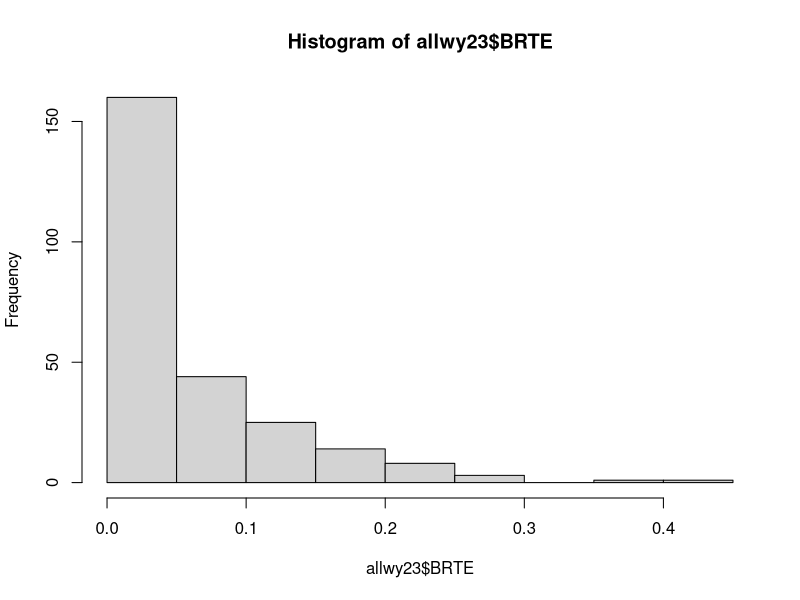
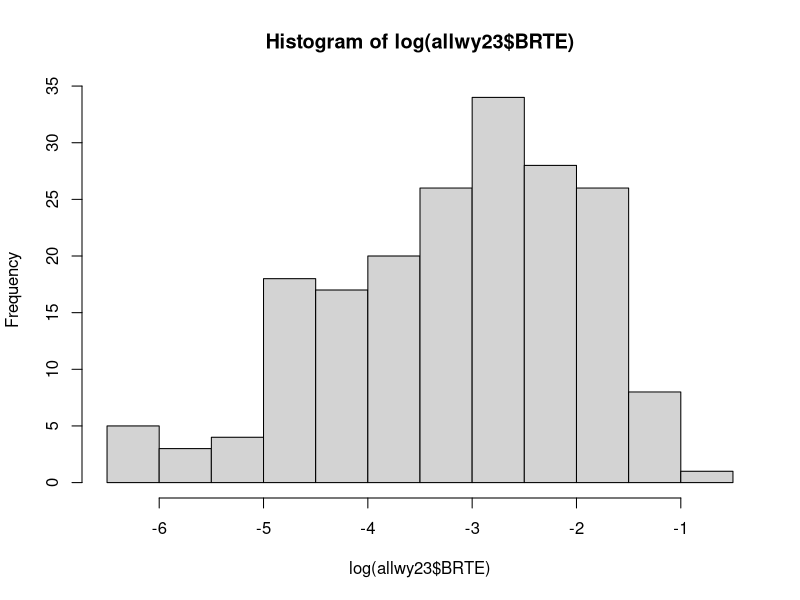
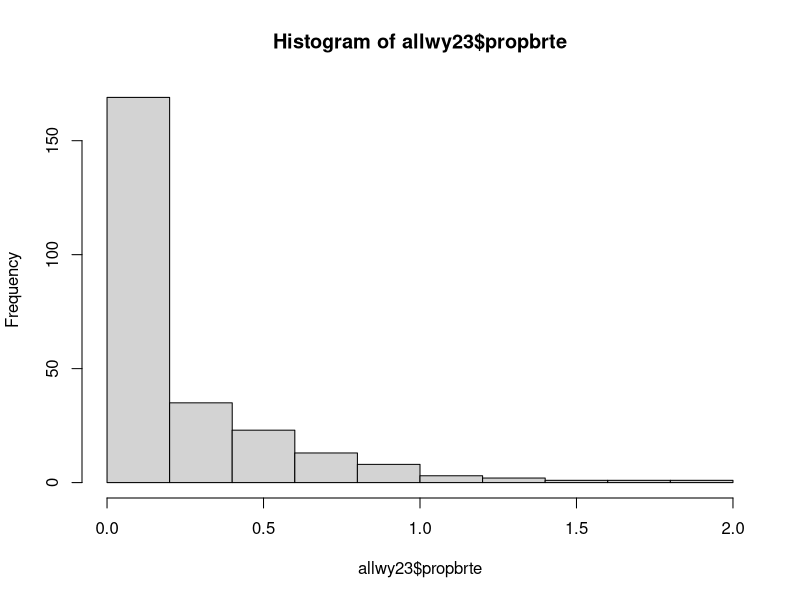
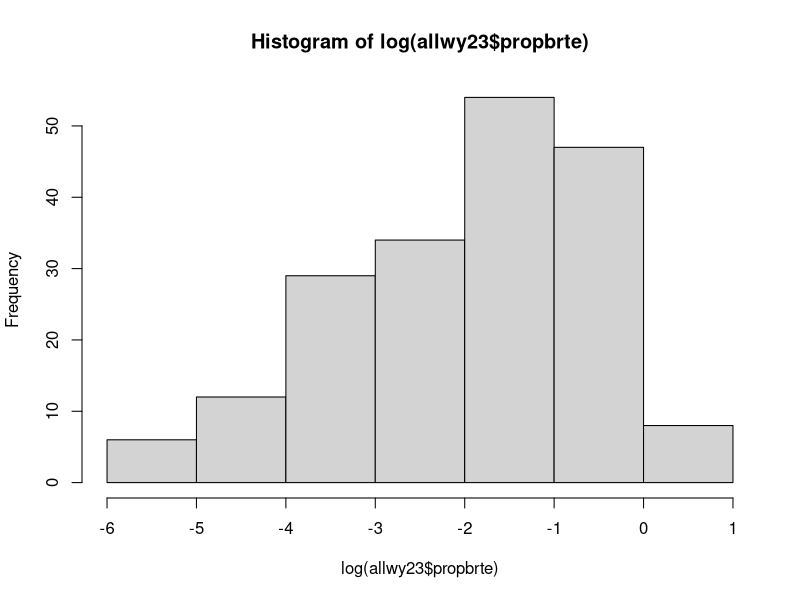
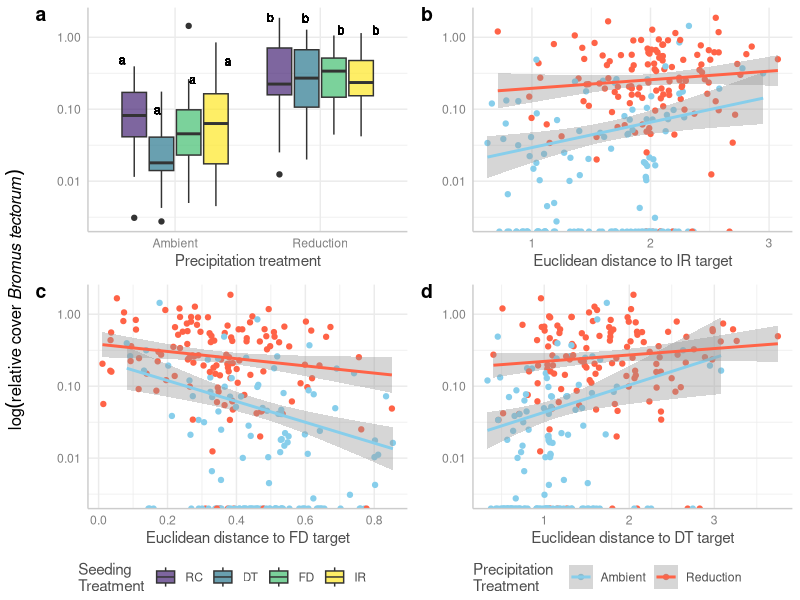

Reproduce these figures in R, in order. (Note: this script raises an error after producing the figures.)
#### Analysis of invasion, WY 
#### how are inv species growth effected by native species in the different seeded communities? and
#### with our distance from targets?
#### Are IR communities or traits any more resistant to invasion than random? than FD? 
#### Are communities with more IR-target traits more tolerant of drought?
##(Is the likelihood of being invaded effected by any of the treatments?)

## packages
library(tidyverse)
library(lme4)
library(lmerTest)
library(ggeffects)

## read in all data and clean to create master dataframe
comp.wy <- read.csv("data/comp_wy_plot.csv") # Wyoming species comp data 
comp.wy <- comp.wy %>% filter(year == "2023") #remove pre-treatment data
#correct factor columns
comp.wy <- comp.wy %>% select(-drought)
comp.wy$year<-as.factor(comp.wy$year)
comp.wy$trt <- as.factor(comp.wy$trt)
comp.wy$block <- as.factor(comp.wy$block)
comp.wy <- comp.wy %>% mutate(trt = str_replace(trt, "^r$", "rand")) #make r match rand in cwm df

cwm.wy <- read.csv("data/cwm_wy(plot).csv")# Wyoming CWM data
cwm.wy$year <- as.factor(cwm.wy$year)
#make new sequence column
cwm.wy <- cwm.wy %>% mutate(yrorder = ifelse(year=="2021","1",
                                             ifelse(year=="2022","2",
                                                    ifelse(year=="2023","3","0"))))
cwm.wy$yrorder <- as.numeric(cwm.wy$yrorder)
#add plot ID column (but give NA to target/predicted communities)
cwm.wy <- cwm.wy %>% 
  mutate(plot = paste(block, trt, year, sep = "."))
cwm.wy <- cwm.wy %>% filter(year != "0") #remove predicted/target communities

cwm.wy <- cwm.wy %>% select(-c(rootdiam,veg)) #remove CWM rootdiam column to avoid confusion
cwmFD <- read.csv("data/cwm_raoq_wy(plot).csv") #add FD for traits that need it (rootdiam/veg)
cwmFD <- cwmFD %>% select(block,trt,year,drought,rootdiam,veg, full) #only columns we need
cwm.wy <- merge(cwm.wy,cwmFD, all.x=T)

# combine to master df (remove spp columns for now)
allwy23 <- merge(comp.wy[,-c(5:11,13:60)],cwm.wy, by=c("year","trt","block"))
allwy23$trt <- as.factor(allwy23$trt)

# also combine CWM_distances dataframe to master df 
wydist <- read.csv("data/cwm_maxdistances_wy(plot).csv")
#break apart distances ID to make wider and merge together
wydist <- separate(wydist, trt.b.y, into = c("trt", "block", "year"), sep = "\\.")
wydist <- wydist %>% mutate(trt = str_replace(trt, "^r$", "rand")) #make r match rand in cwm df

allwy23 <- merge(allwy23,wydist, by=c("year","trt","block"), all.x=T)
allwy23$trt <- as.factor(allwy23$trt)
allwy23$block <- as.factor(allwy23$block)
allwy23$year <- as.factor(allwy23$year)
#allwy$subplot <- as.factor(allwy$subplot)
allwy23$drought <- as.factor(allwy23$drought)

### how many WY 2022+2023 data need to be dropped from CWM calculations 
subvalid <- comp.wy %>% group_by(block,trt,year) %>%
  mutate(propnative = nativecov.plot/totcov.plot*100) %>% 
  filter(propnative < 80)
table(subvalid$year)
(17+132)/(512*3)*100 # only 10% total observation to remove
allwy23 <- allwy23 %>% 
  mutate(propnative = nativecov.plot/totcov.plot*100) %>% 
  mutate(propbrte = BRTE/totcov.plot) %>% #this one is not converted to percent
  mutate(propnativebrte = propnative+(BRTE*100))

## Ensure levels are correctly compared in models
allwy23$trt <- relevel(allwy23$trt, ref = "rand") #make random communities the reference level
allwy23$drought <- relevel(allwy23$drought, ref = "cntl") #make ambient precip the reference level
#for visuals
droughtcolswy <- c("cntl"="skyblue", "drt"="tomato") #create variable for color

### data summary
# look at response variable in each dataset
# looking at plots as a whole even though we seeded into one of the subplots, so 256 total plots
# WY
hist(allwy23$BRTE)
hist(log(allwy23$BRTE)) #better logged
allwy23 %>% filter(BRTE!="0") %>% n_distinct() #only 192/512 (-250 or so not seeded or found) have BRTE (~75%)
allwy23 <- allwy23 %>% mutate(log.brte = log(BRTE)) %>% 
  mutate(log.brte = ifelse(log.brte == -Inf, NA, log.brte))
# #check additional variables
hist(allwy23$propbrte)
hist(log(allwy23$propbrte)) #better logged
allwy23 %>% filter(propbrte!="0") %>% n_distinct() #only 192/512 (-250 or so not seeded or found) have BRTE (~75%)
allwy23 <- allwy23 %>% mutate(log.propbrte = log(propbrte)) %>% 
  mutate(log.propbrte = ifelse(log.propbrte == -Inf, NA, log.propbrte))
# #make invcov column
# allwy23 <- allwy23 %>% mutate(invcov = totcov.plot-nativecov.plot) #(already a proportion)
# hist(allwy23$invcov)
# hist(log(allwy23$invcov)) #better logged
# allwy23 %>% filter(invcov!="0") %>% n_distinct() #only 259/512 (-259 not seeded or found) have BTRE
# allwy23 <- allwy23 %>% mutate(log.inv = log(invcov)) %>% 
#   mutate(log.inv = ifelse(log.inv == -Inf, NA, log.inv))

#### remove all plots where CWM could not be validly calculated
#### not using this for invasion analysis because where there was
#### high proportion of invasive species is relevant to our question
#suballwy23 <- allwy23 %>% filter(propnativebrte >= 80)

#model
summary(trtmod <- lmer(log.propbrte~trt*drought+ (1|block), allwy23))
summary(irmod <- lmer(log.propbrte~distir*drought+ (1|block), allwy23))
summary(dtmod <-lmer(log.propbrte~distdt*drought+ (1|block), allwy23))
summary(fdmod <- lmer(log.propbrte~distfd*drought+ (1|block), allwy23))

# summary(irmod <- glmer(BRTEpres~trt*drought+ (1|block), fortest, family = "binomial"))
# x <- ggpredict(irmod,c("trt","drought")) 
# plot(x, show.title = F)
#anova(lmer(log.gr~distdt*trt*distfd*drought*year+ (1|block), testno))

#### Making plots
## ~ seeding treatment
#create letters for plotting:
library(emmeans)
# Step 1: Get the emmeans for the interaction of trt, drought, and year
emm_trt <- emmeans(trtmod, ~ trt * drought)
## # Step 2: Obtain pairwise contrasts for the interaction
## contrast_trt <- contrast(emm_trt, method = "pairwise")
# Step 2: Generate the compact letter display using multcomp::cld
letters <- multcomp::cld(emm_trt, alpha = 0.05, Letters = letters, adjust = "tukey")
# Step 3: Convert the results to a data frame
letters_df <- as.data.frame(letters)
# Step 4: Create a temporary data frame with the desired y-position for plotting
dttemp2 <- allwy23 %>%
  group_by(drought, trt) %>%
  summarise(yposition = quantile(propbrte, .9, na.rm=T), .groups = 'drop')
# Step 5: Merge the letter results with the y-position data
dttemp2 <- merge(letters_df, dttemp2, by = c("drought", "trt"))
# Merge with the original data to get the final dataset
dttemp3 <- merge(allwy23, dttemp2, by = c("drought", "trt"), all = TRUE)

#plot:
invboxwy <- ggplot(dttemp3, aes(y=propbrte,x=drought,fill=trt))+
  geom_boxplot()+
  geom_text(aes(y=yposition,label = .group), 
            position = position_dodge(width = .97), 
            vjust = -2,
            size=3)+
  scale_y_log10() +
  scale_x_discrete(labels = c("Ambient", "Reduction"))+
  scale_fill_viridis_d(option = "D", begin = .1, end = 1, alpha = 0.7,
                       labels = c("RC","DT","FD","IR"))+
  labs(y=" ", fill="Seeding 
Treatment", x = "Precipitation treatment")+
  theme_ggeffects()


## ~ distance to IR traits
invirwy <- ggplot(allwy23, aes(y=propbrte,x=distir,col=drought))+
  geom_point()+
  geom_smooth(method = "lm")+
  scale_color_manual(values=droughtcolswy, labels = c("Ambient", "Reduction"))+
  labs(y=" ", x="Euclidean distance to IR target", col="Precipitation 
Treatment")+
  scale_y_log10() +
  #stat_cor(label.y = c(c(3,3.5),c(-2.5,-2.6)))+
  theme_ggeffects()

## ~ distance to DT traits
invdtwy <- ggplot(allwy23, aes(y=propbrte,x=distdt,col=drought))+
  geom_point()+
  geom_smooth(method = "lm")+
  scale_color_manual(values=droughtcolswy, labels = c("Ambient", "Reduction"))+
  labs(y=" ", x="Euclidean distance to DT target", col="Precipitation 
Treatment")+
  scale_y_log10() +
  #stat_cor(label.y = c(c(3,3.5),c(-2.5,-2.6)))+
  theme_ggeffects()

## ~ distance to FD traits
invfdwy <- ggplot(allwy23, aes(y=propbrte,x=distfd,col=drought))+
  geom_point()+
  geom_smooth(method = "lm")+
  scale_color_manual(values=droughtcolswy, labels = c("Ambient", "Reduction"))+
  labs(y=" ", x="Euclidean distance to FD target", col="Precipitation 
Treatment")+
  scale_y_log10() +
  #stat_cor(label.y = c(c(3,3.5),c(-2.5,-2.6)))+
  theme_ggeffects()


#### combined figures
library(ggpubr)
wyfigtop <- ggarrange(invboxwy,invfdwy, nrow=2,
                      common.legend = T, legend = "bottom",
                      labels = c("a","c"))#,label.x = .05)
wyfigbottom <-ggarrange(invirwy,invdtwy, nrow=2,
                        common.legend = T, legend = "bottom",
                        labels = c("b","d"))#,label.x = .05)
wyfiginvasion <- ggarrange(wyfigtop,wyfigbottom, ncol=2)
wyfiginvasion <- annotate_figure(wyfiginvasion,
                                 left = text_grob(bquote(log(relative~cover~italic("Bromus tectorum"))), rot=90))
                                 #left = text_grob(?bquote(""*"log(relative cover "(italic(Bromus tectorum))*""), rot=90))
                                 #left="log(relative cover *Bromus tectorum*)")

tiff("figures/invasionfigwy.tiff", res=400, height = 5,width =8, "in",compression = "lzw")
wyfiginvasion
dev.off()
################################################################

#####output of models as formatted tables:
library(lme4)
library(broom.mixed)
library(knitr)
library(kableExtra)

model_summary <- tidy(dtmod)

# Separate fixed and random effects
fixed_effects <- model_summary %>% filter(effect == "fixed")
random_effects <- model_summary %>% filter(effect == "ran_pars")

# Adjusting Terms to be More Descriptive
fixed_effects <- fixed_effects %>%
  mutate(term = recode(term,
                       `(Intercept)` = "Intercept",
                       `trt1` = "Treatment 1",
                       `trt2` = "Treatment 2",
                       `trt3` = "Treatment 3",
                       `drought1` = "Drought Level 1",
                       `drought2` = "Drought Level 2"))

random_effects <- random_effects %>%
  mutate(term = recode(term,
                       `(Intercept)` = "Intercept"))

# Combine fixed and random effects with proper column names
fixed_effects <- fixed_effects %>%
  select(term, estimate, std.error, statistic, p.value) %>%
  mutate(effect_type = "Fixed Effect")

random_effects <- random_effects %>%
  select(term, estimate, std.error) %>%
  mutate(statistic = NA, p.value = NA, effect_type = "Random Effect")

# Rename columns to be more descriptive
colnames(fixed_effects) <- c("Term", "Estimate", "Std. Error", "Statistic", "P-value", "Effect Type")
colnames(random_effects) <- c("Term", "Estimate", "Std. Error", "Statistic", "P-value", "Effect Type")

# Combine both into one dataframe
combined_effects <- bind_rows(fixed_effects, random_effects)

# Create the table
table<-kable(combined_effects, caption = "Summary of Linear Mixed-Effects Model", digits = 3) %>%
  kable_styling(bootstrap_options = c("striped", "hover", "condensed", "responsive"),full_width = F, position = "left")

# Save the table as HTML
save_kable(table, "model_summary_inv_dtca.doc")
